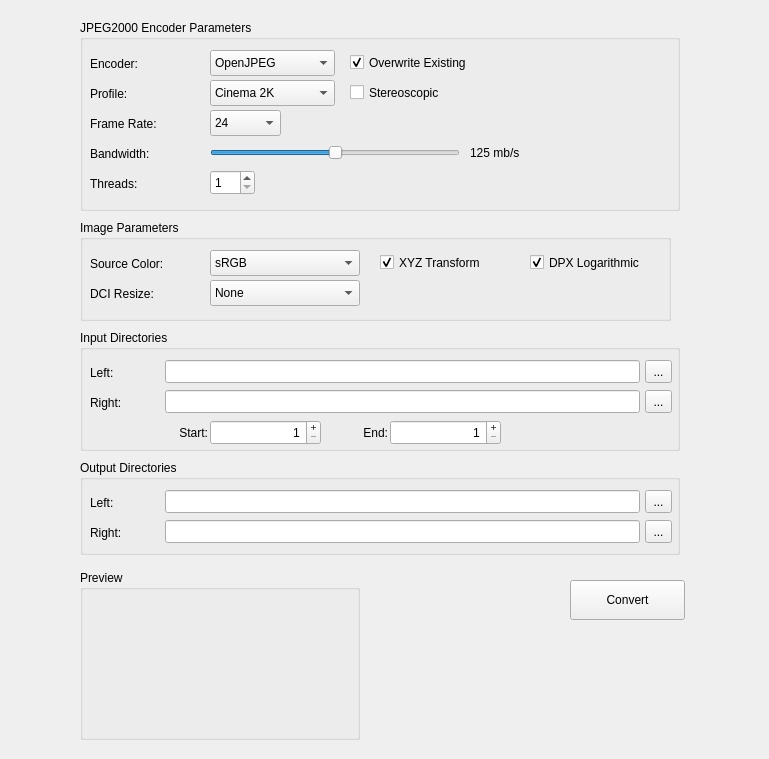
        <widget class="QWidget" name="j2kTab">
         <attribute name="title">
          <string notr="true">JPEG2000</string>
         </attribute>
         <widget class="QWidget" name="widget" native="true">
          <property name="geometry">
           <rect>
            <x>0</x>
            <y>0</y>
            <width>760</width>
            <height>750</height>
           </rect>
          </property>
          <widget class="QGroupBox" name="inputGroupBox">
           <property name="geometry">
            <rect>
             <x>80</x>
             <y>330</y>
             <width>600</width>
             <height>121</height>
            </rect>
           </property>
           <property name="title">
            <string>Input Directories</string>
           </property>
           <widget class="QLabel" name="inImageLeft">
            <property name="geometry">
             <rect>
              <x>10</x>
              <y>30</y>
              <width>72</width>
              <height>25</height>
             </rect>
            </property>
            <property name="sizePolicy">
             <sizepolicy hsizetype="Preferred" vsizetype="Fixed">
              <horstretch>0</horstretch>
              <verstretch>25</verstretch>
             </sizepolicy>
            </property>
            <property name="minimumSize">
             <size>
              <width>0</width>
              <height>25</height>
             </size>
            </property>
            <property name="text">
             <string>Left:</string>
            </property>
           </widget>
           <widget class="QLineEdit" name="inImageLeftEdit">
            <property name="geometry">
             <rect>
              <x>85</x>
              <y>30</y>
              <width>475</width>
              <height>23</height>
             </rect>
            </property>
            <property name="sizePolicy">
             <sizepolicy hsizetype="Expanding" vsizetype="Fixed">
              <horstretch>0</horstretch>
              <verstretch>25</verstretch>
             </sizepolicy>
            </property>
            <property name="readOnly">
             <bool>true</bool>
            </property>
           </widget>
           <widget class="QToolButton" name="inImageLeftButton">
            <property name="geometry">
             <rect>
              <x>565</x>
              <y>30</y>
              <width>27</width>
              <height>23</height>
             </rect>
            </property>
            <property name="sizePolicy">
             <sizepolicy hsizetype="Fixed" vsizetype="Fixed">
              <horstretch>27</horstretch>
              <verstretch>25</verstretch>
             </sizepolicy>
            </property>
            <property name="text">
             <string notr="true">...</string>
            </property>
           </widget>
           <widget class="QLabel" name="inImageRight">
            <property name="geometry">
             <rect>
              <x>10</x>
              <y>60</y>
              <width>72</width>
              <height>25</height>
             </rect>
            </property>
            <property name="sizePolicy">
             <sizepolicy hsizetype="Preferred" vsizetype="Fixed">
              <horstretch>0</horstretch>
              <verstretch>25</verstretch>
             </sizepolicy>
            </property>
            <property name="minimumSize">
             <size>
              <width>0</width>
              <height>25</height>
             </size>
            </property>
            <property name="text">
             <string>Right:</string>
            </property>
           </widget>
           <widget class="QLineEdit" name="inImageRightEdit">
            <property name="geometry">
             <rect>
              <x>85</x>
              <y>60</y>
              <width>475</width>
              <height>23</height>
             </rect>
            </property>
            <property name="sizePolicy">
             <sizepolicy hsizetype="Expanding" vsizetype="Fixed">
              <horstretch>0</horstretch>
              <verstretch>25</verstretch>
             </sizepolicy>
            </property>
            <property name="readOnly">
             <bool>true</bool>
            </property>
           </widget>
           <widget class="QToolButton" name="inImageRightButton">
            <property name="geometry">
             <rect>
              <x>565</x>
              <y>60</y>
              <width>27</width>
              <height>23</height>
             </rect>
            </property>
            <property name="sizePolicy">
             <sizepolicy hsizetype="Fixed" vsizetype="Fixed">
              <horstretch>27</horstretch>
              <verstretch>25</verstretch>
             </sizepolicy>
            </property>
            <property name="text">
             <string notr="true">...</string>
            </property>
           </widget>
           <widget class="QSpinBox" name="startSpinBox">
            <property name="geometry">
             <rect>
              <x>130</x>
              <y>90</y>
              <width>111</width>
              <height>25</height>
             </rect>
            </property>
            <property name="alignment">
             <set>Qt::AlignRight|Qt::AlignTrailing|Qt::AlignVCenter</set>
            </property>
            <property name="buttonSymbols">
             <enum>QAbstractSpinBox::PlusMinus</enum>
            </property>
            <property name="suffix">
             <string notr="true"/>
            </property>
            <property name="prefix">
             <string notr="true"/>
            </property>
            <property name="minimum">
             <number>1</number>
            </property>
            <property name="maximum">
             <number>999999</number>
            </property>
           </widget>
           <widget class="QLabel" name="startLabel">
            <property name="geometry">
             <rect>
              <x>68</x>
              <y>90</y>
              <width>60</width>
              <height>25</height>
             </rect>
            </property>
            <property name="text">
             <string>Start:</string>
            </property>
            <property name="alignment">
             <set>Qt::AlignRight|Qt::AlignTrailing|Qt::AlignVCenter</set>
            </property>
           </widget>
           <widget class="QLabel" name="endLabel">
            <property name="geometry">
             <rect>
              <x>248</x>
              <y>90</y>
              <width>60</width>
              <height>25</height>
             </rect>
            </property>
            <property name="text">
             <string>End:</string>
            </property>
            <property name="alignment">
             <set>Qt::AlignRight|Qt::AlignTrailing|Qt::AlignVCenter</set>
            </property>
           </widget>
           <widget class="QSpinBox" name="endSpinBox">
            <property name="geometry">
             <rect>
              <x>310</x>
              <y>90</y>
              <width>111</width>
              <height>25</height>
             </rect>
            </property>
            <property name="alignment">
             <set>Qt::AlignRight|Qt::AlignTrailing|Qt::AlignVCenter</set>
            </property>
            <property name="buttonSymbols">
             <enum>QAbstractSpinBox::PlusMinus</enum>
            </property>
            <property name="suffix">
             <string notr="true"/>
            </property>
            <property name="prefix">
             <string notr="true"/>
            </property>
            <property name="minimum">
             <number>1</number>
            </property>
            <property name="maximum">
             <number>999999</number>
            </property>
           </widget>
          </widget>
          <widget class="QGroupBox" name="encoderGroup">
           <property name="geometry">
            <rect>
             <x>80</x>
             <y>20</y>
             <width>600</width>
             <height>191</height>
            </rect>
           </property>
           <property name="title">
            <string>JPEG2000 Encoder Parameters</string>
           </property>
           <widget class="QLabel" name="bwValueLabel">
            <property name="geometry">
             <rect>
              <x>390</x>
              <y>120</y>
              <width>63</width>
              <height>25</height>
             </rect>
            </property>
            <property name="sizePolicy">
             <sizepolicy hsizetype="Preferred" vsizetype="Preferred">
              <horstretch>0</horstretch>
              <verstretch>25</verstretch>
             </sizepolicy>
            </property>
            <property name="minimumSize">
             <size>
              <width>0</width>
              <height>25</height>
             </size>
            </property>
            <property name="maximumSize">
             <size>
              <width>16777215</width>
              <height>25</height>
             </size>
            </property>
            <property name="text">
             <string notr="true">125 mb/s</string>
            </property>
            <property name="indent">
             <number>0</number>
            </property>
           </widget>
           <widget class="QLabel" name="frameRateLabel">
            <property name="geometry">
             <rect>
              <x>10</x>
              <y>90</y>
              <width>115</width>
              <height>27</height>
             </rect>
            </property>
            <property name="sizePolicy">
             <sizepolicy hsizetype="Preferred" vsizetype="Fixed">
              <horstretch>0</horstretch>
              <verstretch>0</verstretch>
             </sizepolicy>
            </property>
            <property name="minimumSize">
             <size>
              <width>0</width>
              <height>27</height>
             </size>
            </property>
            <property name="text">
             <string>Frame Rate:</string>
            </property>
           </widget>
           <widget class="QLabel" name="encoderLabel">
            <property name="geometry">
             <rect>
              <x>10</x>
              <y>30</y>
              <width>115</width>
              <height>27</height>
             </rect>
            </property>
            <property name="sizePolicy">
             <sizepolicy hsizetype="Fixed" vsizetype="Fixed">
              <horstretch>0</horstretch>
              <verstretch>0</verstretch>
             </sizepolicy>
            </property>
            <property name="minimumSize">
             <size>
              <width>0</width>
              <height>27</height>
             </size>
            </property>
            <property name="maximumSize">
             <size>
              <width>16777215</width>
              <height>25</height>
             </size>
            </property>
            <property name="text">
             <string>Encoder:</string>
            </property>
           </widget>
           <widget class="QComboBox" name="encoderComboBox">
            <property name="geometry">
             <rect>
              <x>130</x>
              <y>30</y>
              <width>125</width>
              <height>26</height>
             </rect>
            </property>
            <property name="sizePolicy">
             <sizepolicy hsizetype="Preferred" vsizetype="Fixed">
              <horstretch>0</horstretch>
              <verstretch>25</verstretch>
             </sizepolicy>
            </property>
            <property name="minimumSize">
             <size>
              <width>0</width>
              <height>25</height>
             </size>
            </property>
            <property name="maximumSize">
             <size>
              <width>16777215</width>
              <height>27</height>
             </size>
            </property>
            <property name="editable">
             <bool>false</bool>
            </property>
            <item>
             <property name="text">
              <string notr="true">OpenJPEG</string>
             </property>
            </item>
            <item>
             <property name="text">
              <string notr="true">Kakadu</string>
             </property>
            </item>
           </widget>
           <widget class="QSlider" name="bwSlider">
            <property name="geometry">
             <rect>
              <x>130</x>
              <y>120</y>
              <width>250</width>
              <height>25</height>
             </rect>
            </property>
            <property name="sizePolicy">
             <sizepolicy hsizetype="Preferred" vsizetype="Fixed">
              <horstretch>0</horstretch>
              <verstretch>25</verstretch>
             </sizepolicy>
            </property>
            <property name="minimumSize">
             <size>
              <width>0</width>
              <height>25</height>
             </size>
            </property>
            <property name="maximumSize">
             <size>
              <width>16777215</width>
              <height>25</height>
             </size>
            </property>
            <property name="minimum">
             <number>0</number>
            </property>
            <property name="maximum">
             <number>250</number>
            </property>
            <property name="value">
             <number>125</number>
            </property>
            <property name="tracking">
             <bool>true</bool>
            </property>
            <property name="orientation">
             <enum>Qt::Horizontal</enum>
            </property>
            <property name="tickPosition">
             <enum>QSlider::NoTicks</enum>
            </property>
           </widget>
           <widget class="QSpinBox" name="threadsSpinBox">
            <property name="geometry">
             <rect>
              <x>130</x>
              <y>150</y>
              <width>45</width>
              <height>25</height>
             </rect>
            </property>
            <property name="sizePolicy">
             <sizepolicy hsizetype="Preferred" vsizetype="Fixed">
              <horstretch>0</horstretch>
              <verstretch>25</verstretch>
             </sizepolicy>
            </property>
            <property name="minimumSize">
             <size>
              <width>0</width>
              <height>25</height>
             </size>
            </property>
            <property name="suffix">
             <string notr="true"/>
            </property>
            <property name="prefix">
             <string notr="true"/>
            </property>
            <property name="minimum">
             <number>1</number>
            </property>
           </widget>
           <widget class="QCheckBox" name="stereoscopicCheckBox">
            <property name="geometry">
             <rect>
              <x>270</x>
              <y>60</y>
              <width>190</width>
              <height>25</height>
             </rect>
            </property>
            <property name="sizePolicy">
             <sizepolicy hsizetype="Maximum" vsizetype="Fixed">
              <horstretch>0</horstretch>
              <verstretch>25</verstretch>
             </sizepolicy>
            </property>
            <property name="minimumSize">
             <size>
              <width>0</width>
              <height>25</height>
             </size>
            </property>
            <property name="toolTip">
             <string>Stereoscopic image sequence</string>
            </property>
            <property name="text">
             <string>Stereoscopic</string>
            </property>
           </widget>
           <widget class="QLabel" name="profileLabel">
            <property name="geometry">
             <rect>
              <x>10</x>
              <y>60</y>
              <width>115</width>
              <height>27</height>
             </rect>
            </property>
            <property name="sizePolicy">
             <sizepolicy hsizetype="Fixed" vsizetype="Fixed">
              <horstretch>0</horstretch>
              <verstretch>0</verstretch>
             </sizepolicy>
            </property>
            <property name="minimumSize">
             <size>
              <width>0</width>
              <height>27</height>
             </size>
            </property>
            <property name="maximumSize">
             <size>
              <width>16777215</width>
              <height>25</height>
             </size>
            </property>
            <property name="text">
             <string>Profile:</string>
            </property>
           </widget>
           <widget class="QComboBox" name="profileComboBox">
            <property name="geometry">
             <rect>
              <x>130</x>
              <y>60</y>
              <width>125</width>
              <height>26</height>
             </rect>
            </property>
            <property name="sizePolicy">
             <sizepolicy hsizetype="Preferred" vsizetype="Fixed">
              <horstretch>0</horstretch>
              <verstretch>25</verstretch>
             </sizepolicy>
            </property>
            <property name="minimumSize">
             <size>
              <width>0</width>
              <height>25</height>
             </size>
            </property>
            <property name="maximumSize">
             <size>
              <width>16777215</width>
              <height>27</height>
             </size>
            </property>
            <item>
             <property name="text">
              <string notr="true">Cinema 2K</string>
             </property>
            </item>
            <item>
             <property name="text">
              <string notr="true">Cinema 4K</string>
             </property>
            </item>
           </widget>
           <widget class="QLabel" name="bwLabel">
            <property name="geometry">
             <rect>
              <x>10</x>
              <y>120</y>
              <width>115</width>
              <height>27</height>
             </rect>
            </property>
            <property name="sizePolicy">
             <sizepolicy hsizetype="Fixed" vsizetype="Fixed">
              <horstretch>0</horstretch>
              <verstretch>0</verstretch>
             </sizepolicy>
            </property>
            <property name="minimumSize">
             <size>
              <width>0</width>
              <height>27</height>
             </size>
            </property>
            <property name="maximumSize">
             <size>
              <width>16777215</width>
              <height>25</height>
             </size>
            </property>
            <property name="text">
             <string>Bandwidth:</string>
            </property>
           </widget>
           <widget class="QLabel" name="threadsLabel">
            <property name="geometry">
             <rect>
              <x>10</x>
              <y>150</y>
              <width>115</width>
              <height>27</height>
             </rect>
            </property>
            <property name="sizePolicy">
             <sizepolicy hsizetype="Preferred" vsizetype="Fixed">
              <horstretch>0</horstretch>
              <verstretch>0</verstretch>
             </sizepolicy>
            </property>
            <property name="text">
             <string notr="true">Threads:</string>
            </property>
           </widget>
           <widget class="QCheckBox" name="overwritej2kCB">
            <property name="geometry">
             <rect>
              <x>270</x>
              <y>30</y>
              <width>190</width>
              <height>25</height>
             </rect>
            </property>
            <property name="sizePolicy">
             <sizepolicy hsizetype="Fixed" vsizetype="Fixed">
              <horstretch>0</horstretch>
              <verstretch>25</verstretch>
             </sizepolicy>
            </property>
            <property name="minimumSize">
             <size>
              <width>0</width>
              <height>25</height>
             </size>
            </property>
            <property name="toolTip">
             <string>Overwrite existing j2c files. Uncheck if you are resuming a previous conversion, which will save time.</string>
            </property>
            <property name="text">
             <string>Overwrite Existing</string>
            </property>
            <property name="checked">
             <bool>true</bool>
            </property>
           </widget>
           <widget class="QComboBox" name="frameRateComboBox">
            <property name="geometry">
             <rect>
              <x>130</x>
              <y>90</y>
              <width>71</width>
              <height>26</height>
             </rect>
            </property>
            <property name="sizePolicy">
             <sizepolicy hsizetype="Preferred" vsizetype="Fixed">
              <horstretch>0</horstretch>
              <verstretch>25</verstretch>
             </sizepolicy>
            </property>
            <property name="minimumSize">
             <size>
              <width>0</width>
              <height>25</height>
             </size>
            </property>
            <item>
             <property name="text">
              <string notr="true">24</string>
             </property>
            </item>
            <item>
             <property name="text">
              <string notr="true">25</string>
             </property>
            </item>
            <item>
             <property name="text">
              <string notr="true">30</string>
             </property>
            </item>
            <item>
             <property name="text">
              <string notr="true">48</string>
             </property>
            </item>
            <item>
             <property name="text">
              <string notr="true">50</string>
             </property>
            </item>
            <item>
             <property name="text">
              <string notr="true">60</string>
             </property>
            </item>
           </widget>
          </widget>
          <widget class="QGroupBox" name="outputGroupBox">
           <property name="geometry">
            <rect>
             <x>80</x>
             <y>460</y>
             <width>600</width>
             <height>95</height>
            </rect>
           </property>
           <property name="title">
            <string>Output Directories</string>
           </property>
           <widget class="QLabel" name="outJ2kLeft">
            <property name="geometry">
             <rect>
              <x>10</x>
              <y>30</y>
              <width>72</width>
              <height>25</height>
             </rect>
            </property>
            <property name="minimumSize">
             <size>
              <width>0</width>
              <height>25</height>
             </size>
            </property>
            <property name="text">
             <string>Left:</string>
            </property>
           </widget>
           <widget class="QLineEdit" name="outJ2kLeftEdit">
            <property name="geometry">
             <rect>
              <x>85</x>
              <y>30</y>
              <width>475</width>
              <height>23</height>
             </rect>
            </property>
            <property name="readOnly">
             <bool>true</bool>
            </property>
           </widget>
           <widget class="QToolButton" name="outJ2kLeftButton">
            <property name="geometry">
             <rect>
              <x>565</x>
              <y>30</y>
              <width>27</width>
              <height>23</height>
             </rect>
            </property>
            <property name="text">
             <string notr="true">...</string>
            </property>
           </widget>
           <widget class="QLabel" name="outJ2kRight">
            <property name="geometry">
             <rect>
              <x>10</x>
              <y>60</y>
              <width>72</width>
              <height>25</height>
             </rect>
            </property>
            <property name="minimumSize">
             <size>
              <width>0</width>
              <height>25</height>
             </size>
            </property>
            <property name="text">
             <string>Right:</string>
            </property>
           </widget>
           <widget class="QLineEdit" name="outJ2kRightEdit">
            <property name="geometry">
             <rect>
              <x>85</x>
              <y>60</y>
              <width>475</width>
              <height>23</height>
             </rect>
            </property>
            <property name="readOnly">
             <bool>true</bool>
            </property>
           </widget>
           <widget class="QToolButton" name="outJ2kRightButton">
            <property name="geometry">
             <rect>
              <x>565</x>
              <y>60</y>
              <width>27</width>
              <height>23</height>
             </rect>
            </property>
            <property name="text">
             <string notr="true">...</string>
            </property>
           </widget>
          </widget>
          <widget class="QPushButton" name="encodeButton">
           <property name="geometry">
            <rect>
             <x>570</x>
             <y>580</y>
             <width>115</width>
             <height>40</height>
            </rect>
           </property>
           <property name="text">
            <string>Convert</string>
           </property>
          </widget>
          <widget class="QGroupBox" name="previewGroupBox">
           <property name="geometry">
            <rect>
             <x>80</x>
             <y>570</y>
             <width>280</width>
             <height>170</height>
            </rect>
           </property>
           <property name="title">
            <string>Preview</string>
           </property>
           <widget class="QLabel" name="previewLabel">
            <property name="geometry">
             <rect>
              <x>5</x>
              <y>22</y>
              <width>270</width>
              <height>143</height>
             </rect>
            </property>
            <property name="sizePolicy">
             <sizepolicy hsizetype="Fixed" vsizetype="Fixed">
              <horstretch>0</horstretch>
              <verstretch>0</verstretch>
             </sizepolicy>
            </property>
            <property name="text">
             <string/>
            </property>
            <property name="scaledContents">
             <bool>false</bool>
            </property>
            <property name="alignment">
             <set>Qt::AlignCenter</set>
            </property>
           </widget>
          </widget>
          <widget class="QGroupBox" name="groupBox_3">
           <property name="geometry">
            <rect>
             <x>80</x>
             <y>220</y>
             <width>591</width>
             <height>101</height>
            </rect>
           </property>
           <property name="title">
            <string>Image Parameters</string>
           </property>
           <widget class="QComboBox" name="colorComboBox">
            <property name="geometry">
             <rect>
              <x>130</x>
              <y>30</y>
              <width>150</width>
              <height>26</height>
             </rect>
            </property>
            <item>
             <property name="text">
              <string notr="true">sRGB</string>
             </property>
            </item>
            <item>
             <property name="text">
              <string notr="true">Rec. 709</string>
             </property>
            </item>
           </widget>
           <widget class="QCheckBox" name="xyzCheckBox">
            <property name="geometry">
             <rect>
              <x>300</x>
              <y>30</y>
              <width>131</width>
              <height>25</height>
             </rect>
            </property>
            <property name="sizePolicy">
             <sizepolicy hsizetype="Fixed" vsizetype="Fixed">
              <horstretch>0</horstretch>
              <verstretch>25</verstretch>
             </sizepolicy>
            </property>
            <property name="minimumSize">
             <size>
              <width>0</width>
              <height>25</height>
             </size>
            </property>
            <property name="maximumSize">
             <size>
              <width>16777215</width>
              <height>25</height>
             </size>
            </property>
            <property name="toolTip">
             <string>Perform RGB to XYZ colorspace conversion</string>
            </property>
            <property name="text">
             <string>XYZ Transform</string>
            </property>
            <property name="checked">
             <bool>true</bool>
            </property>
           </widget>
           <widget class="QCheckBox" name="dpxLogCheckBox">
            <property name="geometry">
             <rect>
              <x>450</x>
              <y>30</y>
              <width>131</width>
              <height>25</height>
             </rect>
            </property>
            <property name="sizePolicy">
             <sizepolicy hsizetype="Fixed" vsizetype="Fixed">
              <horstretch>0</horstretch>
              <verstretch>25</verstretch>
             </sizepolicy>
            </property>
            <property name="minimumSize">
             <size>
              <width>0</width>
              <height>25</height>
             </size>
            </property>
            <property name="maximumSize">
             <size>
              <width>16777215</width>
              <height>25</height>
             </size>
            </property>
            <property name="toolTip">
             <string>If input is DPX, use logarithmic conversion</string>
            </property>
            <property name="text">
             <string notr="true">DPX Logarithmic</string>
            </property>
            <property name="checked">
             <bool>true</bool>
            </property>
           </widget>
           <widget class="QLabel" name="colorLabel">
            <property name="geometry">
             <rect>
              <x>10</x>
              <y>30</y>
              <width>115</width>
              <height>27</height>
             </rect>
            </property>
            <property name="sizePolicy">
             <sizepolicy hsizetype="Preferred" vsizetype="Fixed">
              <horstretch>0</horstretch>
              <verstretch>0</verstretch>
             </sizepolicy>
            </property>
            <property name="text">
             <string>Source Color:</string>
            </property>
           </widget>
           <widget class="QLabel" name="dciResizeLabel">
            <property name="geometry">
             <rect>
              <x>10</x>
              <y>60</y>
              <width>115</width>
              <height>27</height>
             </rect>
            </property>
            <property name="text">
             <string>DCI Resize:</string>
            </property>
           </widget>
           <widget class="QComboBox" name="resizeComboBox">
            <property name="geometry">
             <rect>
              <x>130</x>
              <y>60</y>
              <width>150</width>
              <height>26</height>
             </rect>
            </property>
            <item>
             <property name="text">
              <string>None</string>
             </property>
            </item>
            <item>
             <property name="text">
              <string>Nearest Pixel</string>
             </property>
            </item>
           </widget>
          </widget>
         </widget>
        </widget>
